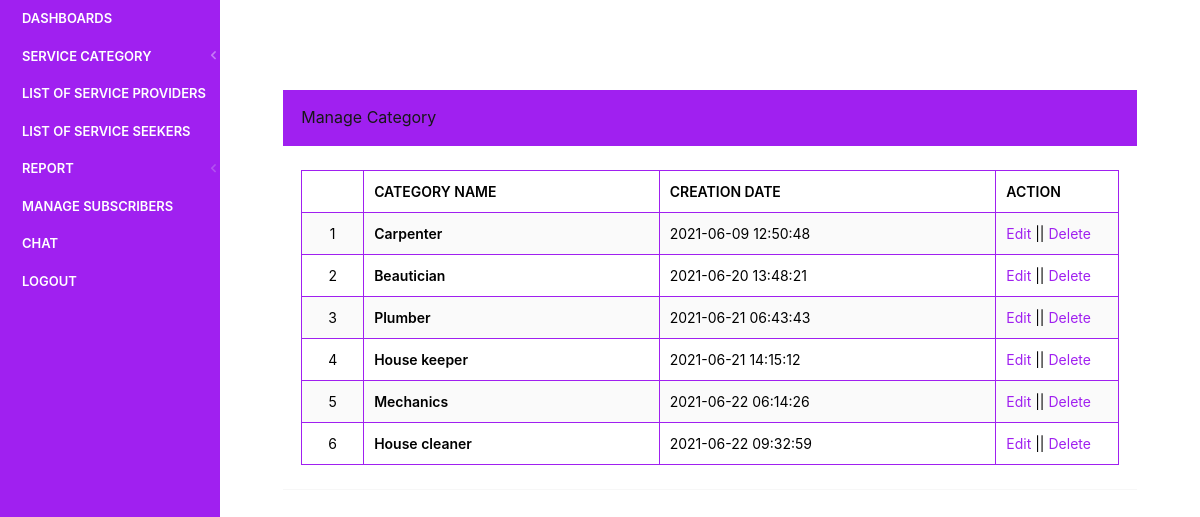
The app's page /findus/admin/manage-category.php (signed in) with its own data.
### tables this page shows
CREATE TABLE `tblcategory` (
  `id` int(11) NOT NULL,
  `CategoryName` varchar(200) NOT NULL,
  `PostingDate` timestamp NOT NULL DEFAULT current_timestamp(),
  `UpdationDate` timestamp NULL DEFAULT NULL,
  `Is_Active` int(1) NOT NULL
);

### findus/admin/manage-category.php (the view, shortened to what this page needs)
<?php
include('includes/dbconnection.php');
if (strlen($_SESSION['jpaid']==0)) {
  header('location:logout.php');
  } else{
  ?>
<!doctype html>
<html lang="en" class="no-focus">
    <head>
        <link rel="stylesheet" href="assets/js/plugins/datatables/dataTables.bootstrap4.min.css">
        <link rel="stylesheet" id="css-main" href="assets/css/codebase.min.css">
    </head>
    <body>
        <div id="page-container" class="sidebar-o sidebar-inverse side-scroll page-header-fixed main-content-narrow">
           <?php include_once('includes/sidebar.php');?>
            <main id="main-container">
                <div class="content">
                    <div class="block">
                        <div class="block-header bg-gd-emerald">
                                    <h3 class="block-title">Manage Category</h3>
                                </div>
                        <div class="block-content block-content-full">
                            <table class="table table-bordered table-striped table-vcenter js-dataTable-full-pagination">
                                <thead>
                                    <tr>
                                        <th class="text-center"></th>
                                        <th style="color:#000;">Category Name</th>
                                        <th class="d-none d-sm-table-cell" style="color:#000;">Creation Date</th>
                                        <th class="d-none d-sm-table-cell" style="width: 15%;color:#000;">Action</th>
                                       </tr>
                                </thead>
                                <tbody>
                                    <?php
$sql="SELECT * from tblcategory";
$query = $dbh -> prepare($sql);
$query->execute();
$results=$query->fetchAll(PDO::FETCH_OBJ);
$cnt=1;
if($query->rowCount() > 0)
{
foreach($results as $row)
{               ?>
                                    <tr>
                                        <td class="text-center" style="color:#000;"><?php echo htmlentities($cnt);?></td>
                                        <td class="font-w600" style="color:#000;"><?php  echo htmlentities($row->CategoryName);?></td>
                                        <td class="d-none d-sm-table-cell" style="color:#000;"><?php  echo htmlentities($row->PostingDate);?></td>
                                         <td class="d-none d-sm-table-cell" style="color:#000;"> <a href="edit-category.php?editid=<?php echo htmlentities ($row->id);?>">Edit</a> || <a href="manage-category.php?delid=<?php echo htmlentities ($row->id);?>" onclick="return confirm('Do you really want to Delete ?');" aria-hidden="true">Delete</a></td>
                                    </tr>
                                    <?php $cnt=$cnt+1;}} ?>
                                </tbody>
                            </table>
                        </div>
                    </div>
                </div>
            </main>
        </div>
    </body>
</html>
<?php }  ?>

### records on screen
tblcategory: CategoryName "Carpenter", PostingDate "2021-06-09 12:50:48"
tblcategory: CategoryName "Beautician", PostingDate "2021-06-20 13:48:21"
tblcategory: CategoryName "Plumber", PostingDate "2021-06-21 06:43:43"
tblcategory: CategoryName "House keeper", PostingDate "2021-06-21 14:15:12"
tblcategory: CategoryName "Mechanics", PostingDate "2021-06-22 06:14:26"
tblcategory: CategoryName "House cleaner", PostingDate "2021-06-22 09:32:59"
